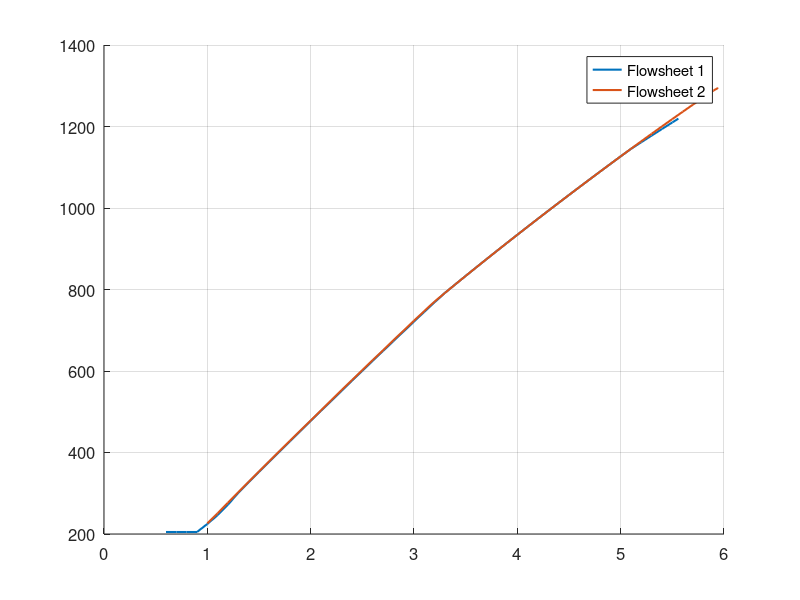

MATLAB code for this plot:
clc
clear 
close all

load Data_CoupledElectrolyzer
load Data_DecoupledElectrolyzers

set(0, 'DefaultAxesFontSize', 12,  'DefaultLineLineWidth', 1.5)
fig1 = figure('NumberTitle', 'off', 'Name', 'Electrolyzer current');
hold on
plot(row1(:,2),row1(:,end))%plot for lower Pnet needs to be fixed
hold on
plot(row(:,2),row(:,end))
grid on
legend('Flowsheet 1','Flowsheet 2')
saveas(fig1,'FlowsheetResult','epsc');
